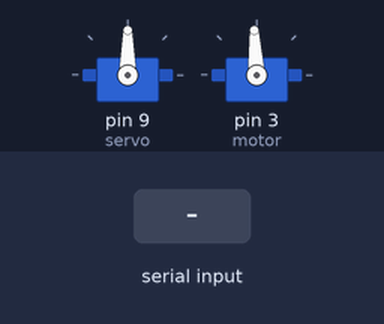
Simulated run of this sketch. Board: Arduino Uno, built with avr-gcc and run on an emulated ATmega328P. Parts: 2 × servo. Inputs (shaded band) come from the test bench.

Above: at 2.2 s.
2.3 s: "I" received over Serial
At 3.1 s:
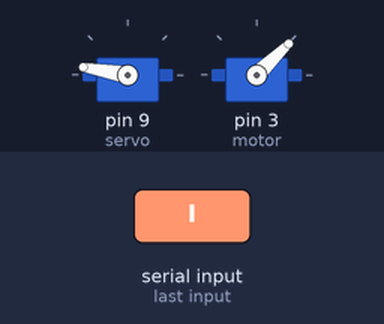
3.8 s: "H" received over Serial
At 4.2 s:
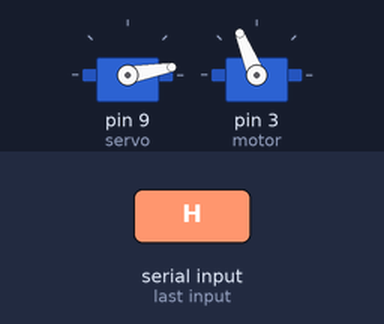
5.3 s: "J" received over Serial
At 6.5 s:
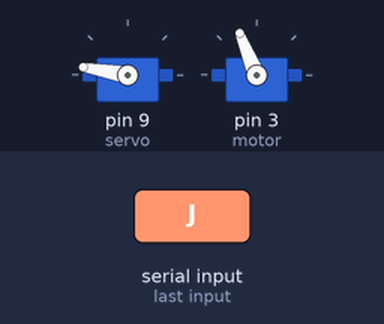
6.8 s: "G90\n" received over Serial
At 7.8 s:
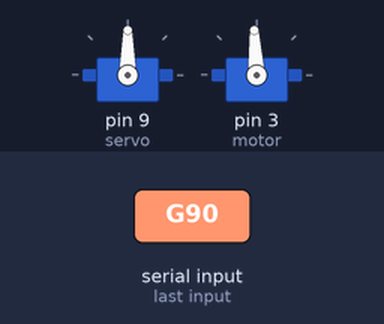
8.3 s: "B90\n" received over Serial
9.8 s: "L90\n" received over Serial
Timing chart, 0 to 12.3 s (numbered marks = the images above; inputs shaded):
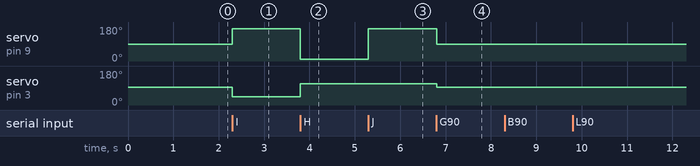

Measured:
- after the input at 2.3 s, servo on pin 9 (servo): 90° → 170° at once; servo on pin 3 (motor): 93° → 44° at once
- after the input at 3.8 s, servo on pin 9 (servo): 170° → 10° at once; servo on pin 3 (motor): 44° → 112° at once
- after the input at 5.3 s, servo on pin 9 (servo): 10° → 170° at once
- after the input at 6.8 s, servo on pin 9 (servo): 170° → 90° at once; servo on pin 3 (motor): 112° → 93° at once

The sketch:

PelicanESC_BT.ino
```cpp
/*
   Скетч для управления судомоделью с использованием
   регулятора скорости коллекторных моторов (ESC)
*/
#include <Servo.h>
Servo servo;
Servo motor;

int maxAngle[2] = {10, 170};
const int neutralAngle = 90;
int directionServo = 0;

int maxSpeed[2] = {1000, 2000};
const int neutralPosition = 1500;

int directionFlag = 0;
int _speed = maxSpeed[directionFlag];

void setup() {
  Serial.begin(9600);
  servo.attach(9);
  servo.write(neutralAngle);
  motor.attach(3);
  motor.write(neutralPosition);
  delay(1000);
}

void loop() {
  if (Serial.available() != 0) {
    char valueRead = Serial.read();
    if (valueRead >= '0' && valueRead <= '9') {
      _speed = map((valueRead - '0'), 0, 9, neutralPosition, maxSpeed[directionFlag]);
    } else if (valueRead == 'F') forward(_speed);
    else if (valueRead == 'B') backward();
    else if (valueRead == 'L') left();
    else if (valueRead == 'R') right();
    else if (valueRead == 'G') forwardLeft(_speed);
    else if (valueRead == 'I') forwardRight(_speed);
    else if (valueRead == 'H') backLeft();
    else if (valueRead == 'J') backRight();

    else if (valueRead == 'W') directionFlag = 1;
    else if (valueRead == 'w') directionFlag = 0;
    else if (valueRead == 'U') directionServo = 1;
    else if (valueRead == 'u') directionServo = 0;
    else stop();
  }
}


void forward(int _s) {
  motor.writeMicroseconds(_s);
}
void backward() {
  if (directionFlag == 1) motor.writeMicroseconds(neutralPosition - 200);
  else motor.writeMicroseconds(neutralPosition + 200);
}
void left() {
  if (directionServo == 0) servo.write(maxAngle[0]);
  else servo.write(maxAngle[1]);
}
void right() {
  if (directionServo == 0) servo.write(maxAngle[1]);
  else servo.write(maxAngle[0]);
}
void forwardLeft(int _s) {
  motor.writeMicroseconds(_s);
  if (directionServo == 0) servo.write(maxAngle[0]);
  else servo.write(maxAngle[1]);
}
void forwardRight(int _s) {
  motor.writeMicroseconds(_s);
  if (directionServo == 0) servo.write(maxAngle[1]);
  else servo.write(maxAngle[0]);
}
void backLeft() {
  if (directionFlag == 1) motor.writeMicroseconds(neutralPosition - 200);
  else motor.writeMicroseconds(neutralPosition + 200);
  if (directionServo == 0) servo.write(maxAngle[0]);
  else servo.write(maxAngle[1]);
}
void backRight() {
  if (directionFlag == 1) motor.writeMicroseconds(neutralPosition - 200);
  else motor.writeMicroseconds(neutralPosition + 200);
  if (directionServo == 0) servo.write(maxAngle[1]);
  else servo.write(maxAngle[0]);
}
void stop() {
  servo.write(neutralAngle);
  motor.write(neutralPosition);
}
```
